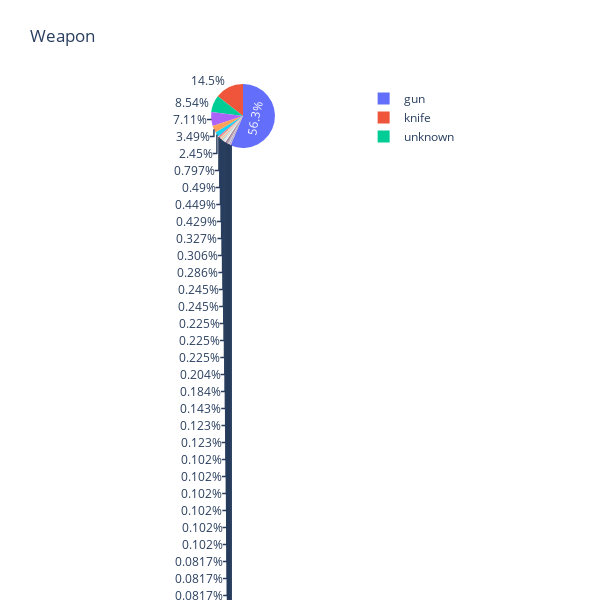

Source (notebook cell):
### Code cell
data = death_case['armed'].value_counts().reset_index()

data.columns = [
    'armed', 
    'count'
]

data = data.sort_values('count')

fig = px.pie(
    data, 
    values='count', 
    names='armed', 
    title='Weapon', 
    width=600, 
    height=600
)

fig.show()

### Figure 1 — Plotly figure (JSON) as saved in the notebook; plotly's stock layout.template omitted (floating-point values rounded to 4 significant figures)
{"data": [{"domain": {"x": [0, 1], "y": [0, 1]}, "hovertemplate": "armed=%{label}<br>count=%{value}<extra></extra>", "labels": ["nail gun", "wrench", "air pistol", "gun and sword", "car, knife and mace", "walking stick", "chain saw", "wasp spray", "oar", "barstool", "fireworks", "chainsaw", "pen", "beer bottle", "cordless drill", "air conditioner", "machete and gun", "baseball bat and knife", "vehicle and machete", "baseball bat and fireplace poker", "spear", "bayonet", "metal hand tool", "ice pick", "bow and arrow", "carjack", "stapler", "pepper spray", "baseball bat and bottle", "contractor's level", "flagpole", "bean-bag gun", "metal rake", "grenade", "hand torch", "motorcycle", "BB gun and vehicle", "flashlight", "brick", "hatchet and gun", "garden tool", "lawn mower blade", "pellet gun", "pitchfork", "metal object", "incendiary device", "pole and knife", "pole", "glass shard", "chain", "metal stick", "guns and explosives", "samurai sword", "metal pole", "pick-axe", "straight edge razor", "crowbar", "chair", "vehicle and gun", "baton", "meat cleaver", "blunt object", "pipe", "shovel", "BB gun", "piece of wood", "crossbow", "rock", "scissors", "gun and car", "gun and vehicle", "box cutter", "hatchet", "sharp object", "metal pipe", "screwdriver", "hammer", "gun and knife", "baseball bat", "ax", "sword", "Taser", "machete", "vehicle", "toy weapon", "unarmed", "unknown", "knife", "gun"], "legendgroup": "", "name": "", "showlegend": true, "type": "pie", "values": [1, 1, 1, 1, 1, 1, 1, 1, 1, 1, 1, 1, 1, 1, 1, 1, 1, 1, 1, 1, 1, 1, 1, 1, 1, 1, 1, 1, 1, 1, 1, 1, 1, 1, 1, 1, 1, 1, 2, 2, 2, 2, 2, 2, 2, 2, 2, 2, 2, 3, 3, 3, 3, 3, 4, 4, 4, 4, 4, 4, 5, 5, 5, 5, 5, 5, 6, 6, 7, 9, 10, 11, 11, 11, 12, 12, 14, 15, 16, 21, 22, 24, 39, 120, 171, 348, 418, 708, 2755]}], "layout": {"height": 600, "legend": {"tracegroupgap": 0}, "title": {"text": "Weapon"}, "width": 600}}
